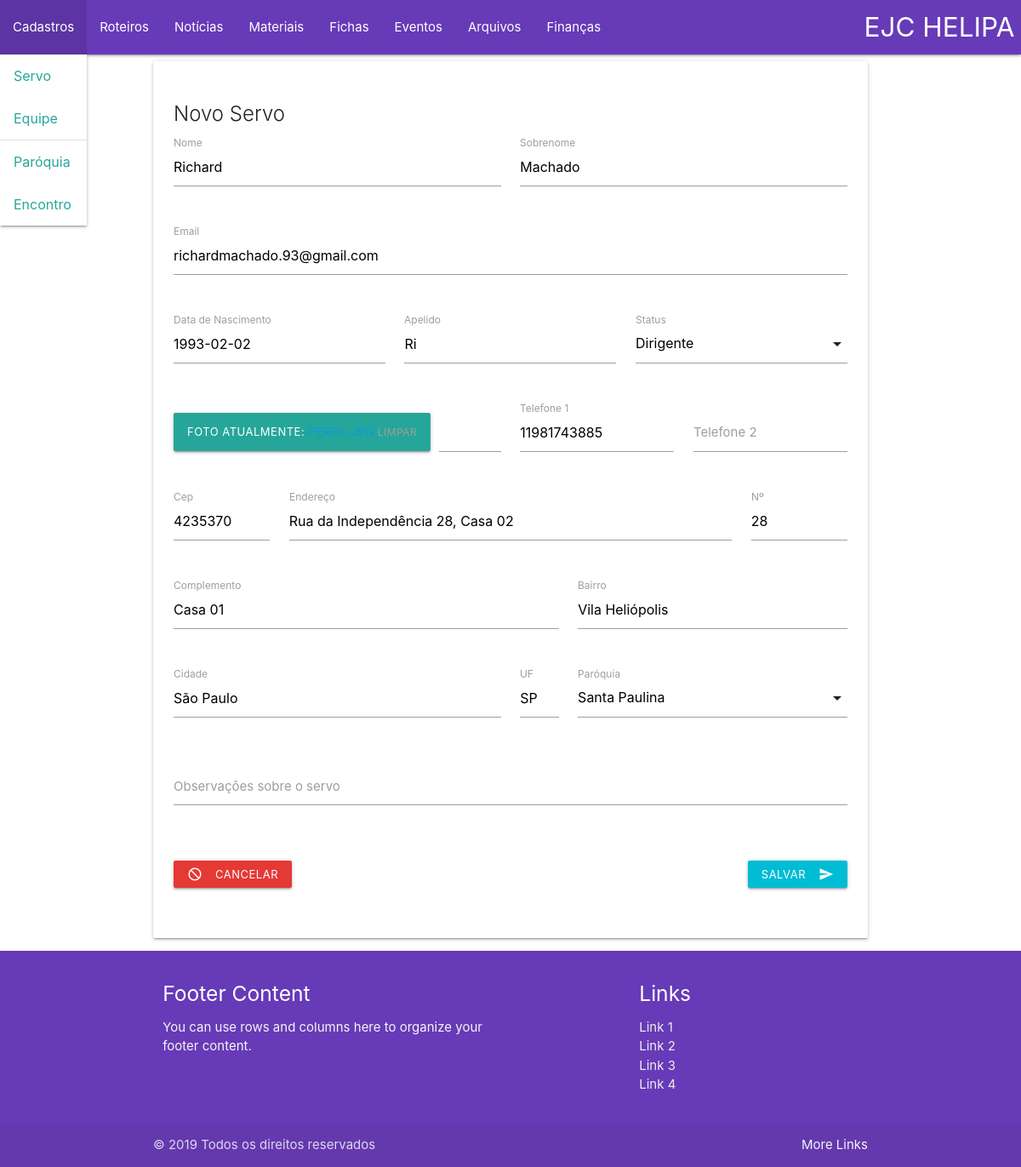
Screenshot of /atualizaservo/1/ with the database file from the repository.
### montagem/models.py (models this page shows, shortened)
class Person(models.Model):
    escolhas_nivel = (
        (u'dir_espiritual',u'Diretor Espiritual'),
        (u'coord',u'Coordenador Geral'),
        (u'coord_equipe',u'Coordenador de Equipe'),
        (u'dirigente',u'Dirigente'),
        (u'servo',u'Servo'),
        (u'convidado',u'Convidado'),
        (u'encontrista',u'Encontrista'),
    )
    nome = models.CharField(verbose_name = 'Nome', max_length=50)
    sobrenome=models.CharField(max_length=70)
    apelido=models.CharField(max_length=20,blank=True,null=True)
    email=models.EmailField(blank=True,null=True)
    tel1=models.CharField(blank=True,null=True,max_length=15)
    tel2=models.CharField(blank=True,null=True,max_length=15)
    foto=models.ImageField(upload_to='profile_picture',blank=True,null=True)
    dt_nasc=models.DateField(blank=True,null=True)
    nivel=models.CharField(blank=True,choices=escolhas_nivel,max_length=30,verbose_name='Nível:')
    cep=models.IntegerField()
    logradouro=models.CharField(max_length=60)
    numero=models.IntegerField()
    complemento=models.CharField(max_length=40)
    bairro=models.CharField(max_length=40)
    localidade=models.CharField(max_length=60)
    uf=models.CharField(max_length=2)
    paroquia=models.ForeignKey('paroquia',on_delete=models.PROTECT,blank=True,null=True)
    dtcriacao = models.DateField(auto_now_add=True,blank=False,null=False)
    status  = models.BooleanField(default=True,editable=False)
    obs = models.TextField(blank=True,null =True,max_length=200)
    class Meta:
        verbose_name = ("Servo")
        verbose_name_plural = ("Servos")

### montagem/views.py (the view)
# urls.py: path('atualizaservo/<int:id>/',views.atualizaServo,name ='upd_servo'),
def atualizaServo(request,id):
    servo = get_object_or_404(Person,pk=id)
    testeObj = servo
    form = newServoForm(request.POST or None,instance = servo )
    if form.is_valid():
        form.save()
        return redirect('lista_servos')
    return render (request,'form_servo.html',{'form': form})

### montagem/forms.py
class newServoForm(ModelForm):
    class Meta:
        model  = Person
        fields = '__all__'
        widgets = {
            'tel1': forms.TextInput(attrs={'data-mask':'(00) 00000-0000'}),
            'tel2': forms.TextInput(attrs={'data-mask':'(00) 00000-0000'}),
            'dt_nasc': forms.DateInput(attrs ={'class':'datepicker'}),
            'obs':     forms.Textarea (attrs={'class':'materialize-textarea','rows':5})  ,
        }

### montagem/models.py (called while the page is built)
    def __str__(self):
        return self.nome_paroquia

### templates/form_servo.html (shortened to what this page needs)
{% extends 'base.html' %}
{% block content %}
<div class=" container col s12 m12 l12">
  <div id="Form-advance" class="card card card-default scrollspy">
    <div class="card-content">
      <h4 class="card-title">Novo Servo</h4>
      <form method = "Post" class="col s12">
          <div class="row">
            <div class="input-field col m6 s12 ">
              <label for="{{form.nome.id_for_label}}" >Nome</label>
              {{form.nome}}
            </div>
            <div class="input-field col m6 s12">
              <label for="{{form.sobrenome.id_for_label}}">Sobrenome</label>
              {{form.sobrenome}}
            </div>
          </div>
          <div class="row">
            <div class="input-field col s12">
              <label for="{{form.email.id_for_label}}">Email</label>
              {{form.email}}
            </div>
          </div>
          <div class="row">
            <div class="input-field col m4 s12">
              <label for="{{form.dt_nasc.id_for_label}}">Data de Nascimento</label>
              {{form.dt_nasc}}
            </div>
            <div class="input-field col m4 s12">
              <label for="{{form.apelido.id_for_label}}">Apelido</label>
              {{form.apelido}}
            </div>
            <div class="input-field col m4 s12">
                <label for="{{form.nivel.id_for_label}}">Status</label>
            </div>
          </div>
          <div class="row">
            <div class="col m6 s12 file-field input-field">
              <div class="waves-effect waves-light btn-small">
                <span>Foto</span>
                {{form.foto}}
              </div>
              <div class="file-path-wrapper">
                <input class="file-path validate" type="text" >
              </div>
            </div>
            <div class="input-field col m3 s12">
              <label for="{{form.tel1.id_for_label}}" >Telefone 1</label>
              {{form.tel1}}
            </div>
            <div class="input-field col m3 s12">
              <label for="{{form.tel2.id_for_label}}" >Telefone 2</label>
              {{form.tel2}}
            </div>
          </div>
          <div class="row">
            <div class="input-field col m2 s12">
              <label for="{{form.cep.id_for_label}}" >Cep</label>
              {{form.cep}}
            </div>
            <div class="input-field col m8 s12">
              <label for="{{form.logradouro.id_for_label}}" >Endereço</label>
              {{form.logradouro}}
            </div>
            <div class="input-field col m2 s12">
              <label for="{{form.numero.id_for_label}}">Nº</label>
              {{form.numero}}
            </div>
          </div>
          <div class="row">
            <div class="input-field col m7 s12">
              <label for="{{form.complemento.id_for_label}}" >Complemento</label>
              {{form.complemento}}
            </div>
            <div class="input-field col m5 s12">
              <label for="{{form.bairro.id_for_label}}">Bairro</label>
              {{form.bairro}}
            </div>
          </div>
          <div class="row">
            <div class="input-field col m6 s12">
                <label for="{{form.localidade.id_for_label}}" >Cidade</label>
                {{form.localidade}}
              </div>
              <div class="input-field col m1 s12">
                <label for="{{form.uf.id_for_label}}">UF</label>
                {{form.uf}}
              </div>
              <div class="input-field col m5 s12">
                  <label for="{{form.paroquia.id_for_label}}">Paróquia</label>
                </div>
          </div>
          <div class="row">
            <div class="input-field col s12">
              {{form.obs}}
              <label for="{{form.obs.id_for_label}}">Observações sobre o servo</label>
            </div>
          </div>
          <div class="row">
              <div class="input-field col s12">
                <button class="btn-small cyan waves-effect waves-light right" type="submit" >Salvar
                  <i class="material-icons right">send</i>
                </button>
                <a href = "{% url 'lista' %}" class="waves-effect waves-light btn-small red darken-1">
                  <i class="material-icons left">do_not_disturb</i>
                  Cancelar</a>
              </div>
          </div>
      </form>
    </div>
  </div>
</div>
{% endblock content %}

### templates/base.html (shortened to what this page needs)
 {% load static %}
 <!DOCTYPE html>
  <html>
    <head>
      <link rel="stylesheet" href="https://cdnjs.cloudflare.com/ajax/libs/materialize/1.0.0/css/materialize.min.css">
    </head>
    <body>
      <ul id="dropdown_cad" class="dropdown-content">
        <li><a href="{% url 'lista_servos' %}">Servo</a></li>
        <li><a href="#!">Equipe</a></li>
        <li class="divider"></li>
        <li><a href="{% url 'lista_paroquias' %}">Paróquia</a></li>
        <li><a href="{% url 'lista_encontros' %}">Encontro</a></li>
      </ul>
        <nav class="deep-purple" >
          <div class="nav-wrapper" >
            <a href="{% url 'home' %}" class=" right brand-logo">EJC HELIPA</a>
            <ul class="left hide-on-med-and-down">
              <li><a class='dropdown-trigger ' href='#' data-target='dropdown_cad'>Cadastros</a></li>
              <li><a class='dropdown-trigger ' href='#' data-target='dropdown_rot'>Roteiros</a></li>
              <li><a href='#'>Notícias</a></li>
              <li><a href='#'>Materiais</a></li>
              <li><a href='#'>Fichas</a></li>
              <li><a href='#'>Eventos</a></li>
              <li><a href='#'>Arquivos</a></li>
              <li><a href='#'>Finanças</a></li>
            </ul>
          </div>
        </nav>
        {% block content %}
        {% endblock content %}
      <footer class="page-footer deep-purple ">
          <div class="container">
            <div class="row">
              <div class="col l6 s12">
                <h5 class="white-text">Footer Content</h5>
                <p class="grey-text text-lighten-4">You can use rows and columns here to organize your footer content.</p>
              </div>
              <div class="col l4 offset-l2 s12">
                <h5 class="white-text">Links</h5>
                <ul>
                  <li><a class="grey-text text-lighten-3" href="#!">Link 1</a></li>
                  <li><a class="grey-text text-lighten-3" href="#!">Link 2</a></li>
                  <li><a class="grey-text text-lighten-3" href="#!">Link 3</a></li>
                  <li><a class="grey-text text-lighten-3" href="#!">Link 4</a></li>
                </ul>
              </div>
            </div>
          </div>
          <div class="footer-copyright">
            <div class="container">
            © 2019 Todos os direitos reservados
            <a class="grey-text text-lighten-4 right" href="#!">More Links</a>
            </div>
          </div>
        </footer>
    </body>
  </html>

### rows the page displays
Person: nome "Richard", sobrenome "Machado", email "richardmachado.93@gmail.com", dt_nasc "1993-02-02", apelido "Ri", foto "ATUALMENTE: LIMPAR", tel1 "11981743885", cep "4235370", logradouro "Rua da Independência 28, Casa 02", numero "28", complemento "Casa 01", bairro "Vila Heliópolis", localidade "São Paulo", uf "SP"
